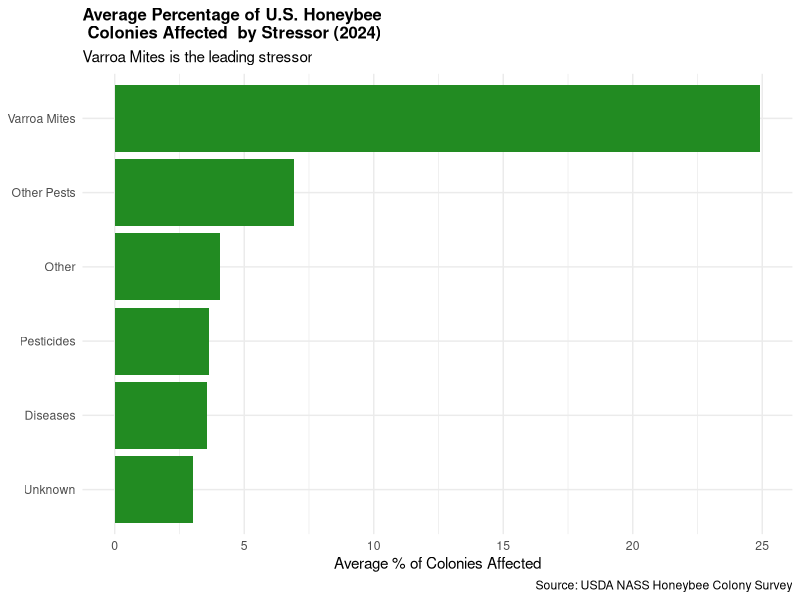

This chart was generated by the following R code:
## ---- chunk 1
install.packages("tidyverse")
library(tidyverse)
## ---- chunk 2
stressors_messy <- read_csv("data/honeybee_stressors_messy.csv")
## ---- chunk 3
glimpse(stressors_messy)
## ---- chunk 4
head(stressors_messy)
## ---- chunk 5

# Without the pipe (nested, hard to read):
head(sort(unique(stressors_messy$State)))

# With the pipe (step by step, easy to read):
stressors_messy$State |>
  unique() |>
  sort() |>
  head()
## ---- chunk 6
stressors <- stressors_messy |>
  rename(
    state        = State,
    quarter      = Quarter,
    period       = Period,
    varroa_mites = `Varroa mites (%)`,
    other_pests  = `Other pests/parasites (%)`,
    diseases     = `Diseases (%)`,
    pesticides   = `Pesticides (%)`,
    other        = `Other (%)`,
    unknown      = `Unknown (%)`
  )
## ---- chunk 7
stressors |>
  distinct(state) |>
  arrange(state) 
## ---- chunk 8
stressors <- stressors |>
  mutate(
    state = str_to_title(state))

## ---- chunk 9
stressors <- stressors |>
  mutate(
    across(varroa_mites:unknown, function(x) str_replace_all(x, "\\(Z\\)", "0")),
    across(varroa_mites:unknown, function(x) str_replace_all(x, "^-$", "0")),
    across(varroa_mites:unknown, parse_number)
  )

glimpse(stressors)
## ---- chunk 10
stressors <- stressors |>
  filter(str_detect(quarter, "2024"),
         !state %in% c("United States", "Other States")) |>
  mutate(quarter_label = case_when(
    quarter == "Q1_2024" ~ "Jan–Mar",
    quarter == "Q2_2024" ~ "Apr–Jun",
    quarter == "Q3_2024" ~ "Jul–Sep",
    quarter == "Q4_2024" ~ "Oct–Dec"
  )) |>
  select(-period, -quarter)

glimpse(stressors)
## ---- chunk 11
stressors_long <- stressors |>
  pivot_longer(
    cols = varroa_mites:unknown,
    names_to = "stressor",
    values_to = "pct_affected"
  ) 

head(stressors_long)
## ---- chunk 12
stressor_summary <- stressors_long |>
  group_by(stressor) |>
  summarise(mean_pct = mean(pct_affected, na.rm = TRUE)) |>
  arrange(desc(mean_pct))

stressor_summary
## ---- chunk 13
stressor_summary %>% 
    mutate(stressor = str_to_title(str_replace_all(stressor, "_", " "))) %>% 
ggplot(aes(x = reorder(stressor, mean_pct), y = mean_pct)) +
  geom_col(fill = "forestgreen") +
  coord_flip() +
  labs(
    title = "Average Percentage of U.S. Honeybee \n Colonies Affected  by Stressor (2024)",
    subtitle = "Varroa Mites is the leading stressor",
    x = NULL,
    y = "Average % of Colonies Affected",
    caption = "Source: USDA NASS Honeybee Colony Survey"
  ) +
  theme_minimal() +
  theme(plot.title = element_text(face = "bold", size = 12))
